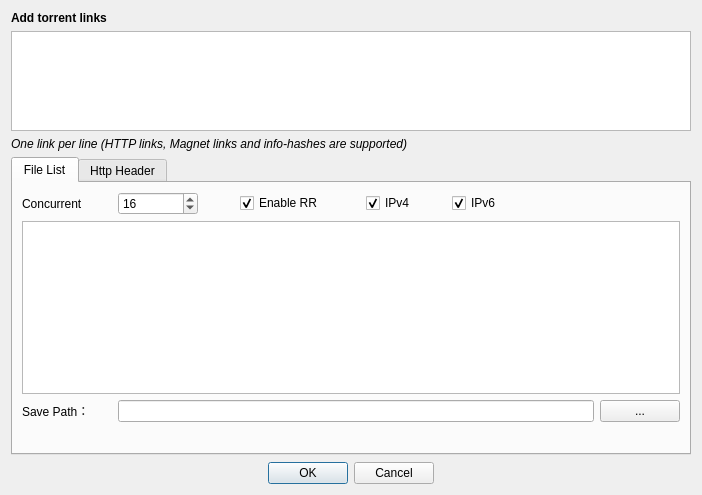
<?xml version="1.0" encoding="UTF-8"?>
<ui version="4.0">
 <class>DownloadFromURLDialog</class>
 <widget class="QDialog" name="DownloadFromURLDialog">
  <property name="geometry">
   <rect>
    <x>0</x>
    <y>0</y>
    <width>702</width>
    <height>495</height>
   </rect>
  </property>
  <property name="windowTitle">
   <string>Download from URLs</string>
  </property>
  <layout class="QVBoxLayout" name="verticalLayout_4">
   <item>
    <widget class="QLabel" name="downloadURL_lbl">
     <property name="font">
      <font>
       <weight>75</weight>
       <bold>true</bold>
      </font>
     </property>
     <property name="text">
      <string>Add torrent links</string>
     </property>
    </widget>
   </item>
   <item>
    <widget class="QTextEdit" name="textUrls">
     <property name="enabled">
      <bool>true</bool>
     </property>
     <property name="minimumSize">
      <size>
       <width>0</width>
       <height>100</height>
      </size>
     </property>
     <property name="maximumSize">
      <size>
       <width>16777215</width>
       <height>120</height>
      </size>
     </property>
     <property name="tabChangesFocus">
      <bool>true</bool>
     </property>
     <property name="acceptRichText">
      <bool>false</bool>
     </property>
    </widget>
   </item>
   <item>
    <widget class="QLabel" name="label_infos">
     <property name="font">
      <font>
       <italic>true</italic>
      </font>
     </property>
     <property name="text">
      <string>One link per line (HTTP links, Magnet links and info-hashes are supported)</string>
     </property>
    </widget>
   </item>
   <item>
    <widget class="QTabWidget" name="tabWidget">
     <property name="minimumSize">
      <size>
       <width>0</width>
       <height>0</height>
      </size>
     </property>
     <property name="currentIndex">
      <number>0</number>
     </property>
     <widget class="QWidget" name="tab_list">
      <attribute name="title">
       <string>File List</string>
      </attribute>
      <layout class="QVBoxLayout" name="verticalLayout">
       <item>
        <layout class="QHBoxLayout" name="horizontalLayout">
         <property name="sizeConstraint">
          <enum>QLayout::SetDefaultConstraint</enum>
         </property>
         <item>
          <widget class="QLabel" name="Concurrent">
           <property name="minimumSize">
            <size>
             <width>90</width>
             <height>0</height>
            </size>
           </property>
           <property name="text">
            <string>Concurrent</string>
           </property>
          </widget>
         </item>
         <item>
          <widget class="QSpinBox" name="concurrentSpinBox">
           <property name="minimumSize">
            <size>
             <width>80</width>
             <height>0</height>
            </size>
           </property>
           <property name="minimum">
            <number>1</number>
           </property>
           <property name="maximum">
            <number>128</number>
           </property>
           <property name="value">
            <number>16</number>
           </property>
          </widget>
         </item>
         <item>
          <widget class="QLabel" name="label_8">
           <property name="minimumSize">
            <size>
             <width>30</width>
             <height>0</height>
            </size>
           </property>
           <property name="maximumSize">
            <size>
             <width>30</width>
             <height>16777215</height>
            </size>
           </property>
           <property name="text">
            <string/>
           </property>
          </widget>
         </item>
         <item>
          <widget class="QCheckBox" name="enableRRcheckBox">
           <property name="minimumSize">
            <size>
             <width>120</width>
             <height>0</height>
            </size>
           </property>
           <property name="text">
            <string>Enable RR</string>
           </property>
           <property name="checked">
            <bool>true</bool>
           </property>
          </widget>
         </item>
         <item>
          <widget class="QCheckBox" name="enableIPv4">
           <property name="minimumSize">
            <size>
             <width>80</width>
             <height>0</height>
            </size>
           </property>
           <property name="text">
            <string>IPv4</string>
           </property>
           <property name="checked">
            <bool>true</bool>
           </property>
          </widget>
         </item>
         <item>
          <widget class="QCheckBox" name="enableIPv6">
           <property name="minimumSize">
            <size>
             <width>80</width>
             <height>0</height>
            </size>
           </property>
           <property name="text">
            <string>IPv6</string>
           </property>
           <property name="checked">
            <bool>true</bool>
           </property>
          </widget>
         </item>
         <item>
          <spacer name="horizontalSpacer">
           <property name="orientation">
            <enum>Qt::Horizontal</enum>
           </property>
           <property name="sizeHint" stdset="0">
            <size>
             <width>40</width>
             <height>20</height>
            </size>
           </property>
          </spacer>
         </item>
        </layout>
       </item>
       <item>
        <layout class="QHBoxLayout" name="horizontalLayout_2">
         <property name="sizeConstraint">
          <enum>QLayout::SetDefaultConstraint</enum>
         </property>
         <item>
          <widget class="QTableView" name="fileListTableView">
           <property name="autoFillBackground">
            <bool>true</bool>
           </property>
           <property name="editTriggers">
            <set>QAbstractItemView::AllEditTriggers</set>
           </property>
           <property name="alternatingRowColors">
            <bool>false</bool>
           </property>
           <attribute name="horizontalHeaderHighlightSections">
            <bool>false</bool>
           </attribute>
           <attribute name="verticalHeaderHighlightSections">
            <bool>false</bool>
           </attribute>
          </widget>
         </item>
        </layout>
       </item>
       <item>
        <layout class="QHBoxLayout" name="horizontalLayout_3">
         <item>
          <widget class="QLabel" name="label">
           <property name="minimumSize">
            <size>
             <width>90</width>
             <height>0</height>
            </size>
           </property>
           <property name="text">
            <string>Save Path：</string>
           </property>
          </widget>
         </item>
         <item>
          <widget class="QLineEdit" name="savePathEdit">
           <property name="maxLength">
            <number>3000</number>
           </property>
          </widget>
         </item>
         <item>
          <widget class="QPushButton" name="selectFolderButton">
           <property name="text">
            <string>...</string>
           </property>
          </widget>
         </item>
        </layout>
       </item>
       <item>
        <spacer name="verticalSpacer_2">
         <property name="orientation">
          <enum>Qt::Vertical</enum>
         </property>
         <property name="sizeHint" stdset="0">
          <size>
           <width>20</width>
           <height>40</height>
          </size>
         </property>
        </spacer>
       </item>
      </layout>
     </widget>
     <widget class="QWidget" name="tab_header">
      <property name="layoutDirection">
       <enum>Qt::LeftToRight</enum>
      </property>
      <attribute name="title">
       <string>Http Header</string>
      </attribute>
      <layout class="QVBoxLayout" name="verticalLayout_5">
       <item>
        <layout class="QHBoxLayout" name="horizontalLayout_20">
         <item>
          <widget class="QComboBox" name="headerCombox1">
           <property name="enabled">
            <bool>true</bool>
           </property>
           <property name="minimumSize">
            <size>
             <width>120</width>
             <height>0</height>
            </size>
           </property>
           <property name="maximumSize">
            <size>
             <width>16777215</width>
             <height>16777215</height>
            </size>
           </property>
           <property name="editable">
            <bool>true</bool>
           </property>
          </widget>
         </item>
         <item>
          <widget class="QLineEdit" name="headerEdit1">
           <property name="maxLength">
            <number>3000</number>
           </property>
          </widget>
         </item>
         <item>
          <widget class="QPushButton" name="delPushButton1">
           <property name="minimumSize">
            <size>
             <width>0</width>
             <height>0</height>
            </size>
           </property>
           <property name="maximumSize">
            <size>
             <width>30</width>
             <height>16777215</height>
            </size>
           </property>
           <property name="text">
            <string>x</string>
           </property>
           <property name="checkable">
            <bool>false</bool>
           </property>
          </widget>
         </item>
         <item>
          <widget class="QPushButton" name="addPushButton">
           <property name="maximumSize">
            <size>
             <width>30</width>
             <height>16777215</height>
            </size>
           </property>
           <property name="text">
            <string>+</string>
           </property>
          </widget>
         </item>
        </layout>
       </item>
       <item>
        <layout class="QHBoxLayout" name="horizontalLayout_21">
         <item>
          <widget class="QComboBox" name="headerCombox2">
           <property name="minimumSize">
            <size>
             <width>120</width>
             <height>0</height>
            </size>
           </property>
           <property name="editable">
            <bool>true</bool>
           </property>
          </widget>
         </item>
         <item>
          <widget class="QLineEdit" name="headerEdit2">
           <property name="maxLength">
            <number>3000</number>
           </property>
          </widget>
         </item>
         <item>
          <widget class="QPushButton" name="delPushButton2">
           <property name="maximumSize">
            <size>
             <width>30</width>
             <height>16777215</height>
            </size>
           </property>
           <property name="text">
            <string>x</string>
           </property>
          </widget>
         </item>
        </layout>
       </item>
       <item>
        <layout class="QHBoxLayout" name="horizontalLayout_22">
         <item>
          <widget class="QComboBox" name="headerCombox3">
           <property name="minimumSize">
            <size>
             <width>120</width>
             <height>0</height>
            </size>
           </property>
           <property name="editable">
            <bool>true</bool>
           </property>
          </widget>
         </item>
         <item>
          <widget class="QLineEdit" name="headerEdit3">
           <property name="maxLength">
            <number>3000</number>
           </property>
          </widget>
         </item>
         <item>
          <widget class="QPushButton" name="delPushButton3">
           <property name="minimumSize">
            <size>
             <width>30</width>
             <height>0</height>
            </size>
           </property>
           <property name="maximumSize">
            <size>
             <width>30</width>
             <height>16777215</height>
            </size>
           </property>
           <property name="text">
            <string>x</string>
           </property>
          </widget>
         </item>
        </layout>
       </item>
       <item>
        <layout class="QHBoxLayout" name="horizontalLayout_23">
         <item>
          <widget class="QComboBox" name="headerCombox4">
           <property name="minimumSize">
            <size>
             <width>120</width>
             <height>0</height>
            </size>
           </property>
           <property name="editable">
            <bool>true</bool>
           </property>
          </widget>
         </item>
         <item>
          <widget class="QLineEdit" name="headerEdit4">
           <property name="maxLength">
            <number>3000</number>
           </property>
          </widget>
         </item>
         <item>
          <widget class="QPushButton" name="delPushButton4">
           <property name="minimumSize">
            <size>
             <width>30</width>
             <height>0</height>
            </size>
           </property>
           <property name="maximumSize">
            <size>
             <width>30</width>
             <height>16777215</height>
            </size>
           </property>
           <property name="text">
            <string>x</string>
           </property>
          </widget>
         </item>
        </layout>
       </item>
       <item>
        <layout class="QHBoxLayout" name="horizontalLayout_24">
         <item>
          <widget class="QComboBox" name="headerCombox5">
           <property name="minimumSize">
            <size>
             <width>120</width>
             <height>0</height>
            </size>
           </property>
           <property name="editable">
            <bool>true</bool>
           </property>
          </widget>
         </item>
         <item>
          <widget class="QLineEdit" name="headerEdit5">
           <property name="maxLength">
            <number>3000</number>
           </property>
          </widget>
         </item>
         <item>
          <widget class="QPushButton" name="delPushButton5">
           <property name="minimumSize">
            <size>
             <width>30</width>
             <height>0</height>
            </size>
           </property>
           <property name="maximumSize">
            <size>
             <width>30</width>
             <height>16777215</height>
            </size>
           </property>
           <property name="text">
            <string>x</string>
           </property>
          </widget>
         </item>
        </layout>
       </item>
       <item>
        <layout class="QHBoxLayout" name="horizontalLayout_25">
         <item>
          <widget class="QComboBox" name="headerCombox6">
           <property name="minimumSize">
            <size>
             <width>120</width>
             <height>0</height>
            </size>
           </property>
           <property name="editable">
            <bool>true</bool>
           </property>
          </widget>
         </item>
         <item>
          <widget class="QLineEdit" name="headerEdit6">
           <property name="maxLength">
            <number>3000</number>
           </property>
          </widget>
         </item>
         <item>
          <widget class="QPushButton" name="delPushButton6">
           <property name="minimumSize">
            <size>
             <width>30</width>
             <height>0</height>
            </size>
           </property>
           <property name="maximumSize">
            <size>
             <width>30</width>
             <height>16777215</height>
            </size>
           </property>
           <property name="text">
            <string>x</string>
           </property>
          </widget>
         </item>
        </layout>
       </item>
       <item>
        <layout class="QHBoxLayout" name="horizontalLayout_26">
         <item>
          <widget class="QComboBox" name="headerCombox7">
           <property name="minimumSize">
            <size>
             <width>120</width>
             <height>0</height>
            </size>
           </property>
           <property name="editable">
            <bool>true</bool>
           </property>
          </widget>
         </item>
         <item>
          <widget class="QLineEdit" name="headerEdit7">
           <property name="maxLength">
            <number>3000</number>
           </property>
          </widget>
         </item>
         <item>
          <widget class="QPushButton" name="delPushButton7">
           <property name="minimumSize">
            <size>
             <width>30</width>
             <height>0</height>
            </size>
           </property>
           <property name="maximumSize">
            <size>
             <width>30</width>
             <height>16777215</height>
            </size>
           </property>
           <property name="text">
            <string>x</string>
           </property>
          </widget>
         </item>
        </layout>
       </item>
       <item>
        <spacer name="verticalSpacer">
         <property name="orientation">
          <enum>Qt::Vertical</enum>
         </property>
         <property name="sizeHint" stdset="0">
          <size>
           <width>20</width>
           <height>40</height>
          </size>
         </property>
        </spacer>
       </item>
      </layout>
     </widget>
    </widget>
   </item>
   <item>
    <spacer name="verticalSpacer_3">
     <property name="orientation">
      <enum>Qt::Vertical</enum>
     </property>
     <property name="sizeHint" stdset="0">
      <size>
       <width>20</width>
       <height>40</height>
      </size>
     </property>
    </spacer>
   </item>
   <item>
    <widget class="QDialogButtonBox" name="buttonBox">
     <property name="standardButtons">
      <set>QDialogButtonBox::Cancel|QDialogButtonBox::Ok</set>
     </property>
     <property name="centerButtons">
      <bool>true</bool>
     </property>
    </widget>
   </item>
  </layout>
 </widget>
 <tabstops>
  <tabstop>textUrls</tabstop>
  <tabstop>concurrentSpinBox</tabstop>
  <tabstop>fileListTableView</tabstop>
  <tabstop>savePathEdit</tabstop>
  <tabstop>selectFolderButton</tabstop>
  <tabstop>delPushButton2</tabstop>
  <tabstop>delPushButton4</tabstop>
 </tabstops>
 <resources/>
 <connections/>
</ui>
